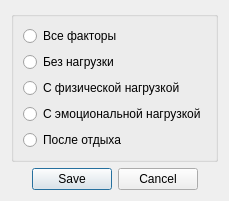
<?xml version="1.0" encoding="UTF-8"?>
<ui version="4.0">
 <class>DialogStds</class>
 <widget class="QDialog" name="DialogStds">
  <property name="windowModality">
   <enum>Qt::WindowModal</enum>
  </property>
  <property name="geometry">
   <rect>
    <x>0</x>
    <y>0</y>
    <width>300</width>
    <height>252</height>
   </rect>
  </property>
  <property name="sizePolicy">
   <sizepolicy hsizetype="Fixed" vsizetype="Fixed">
    <horstretch>0</horstretch>
    <verstretch>0</verstretch>
   </sizepolicy>
  </property>
  <property name="minimumSize">
   <size>
    <width>250</width>
    <height>0</height>
   </size>
  </property>
  <property name="maximumSize">
   <size>
    <width>300</width>
    <height>16777215</height>
   </size>
  </property>
  <property name="windowTitle">
   <string>Групповой отчет</string>
  </property>
  <layout class="QVBoxLayout" name="verticalLayout">
   <property name="sizeConstraint">
    <enum>QLayout::SetFixedSize</enum>
   </property>
   <item>
    <layout class="QHBoxLayout" name="horizontalLayout">
     <item>
      <layout class="QVBoxLayout" name="layout_stds"/>
     </item>
     <item>
      <widget class="QGroupBox" name="group_box">
       <property name="title">
        <string/>
       </property>
       <layout class="QVBoxLayout" name="verticalLayout_3">
        <property name="sizeConstraint">
         <enum>QLayout::SetFixedSize</enum>
        </property>
        <item>
         <widget class="QRadioButton" name="btn_all">
          <property name="text">
           <string>Все факторы</string>
          </property>
         </widget>
        </item>
        <item>
         <widget class="QRadioButton" name="btn_0">
          <property name="text">
           <string>Без нагрузки</string>
          </property>
         </widget>
        </item>
        <item>
         <widget class="QRadioButton" name="btn_1">
          <property name="text">
           <string>С физической нагрузкой</string>
          </property>
         </widget>
        </item>
        <item>
         <widget class="QRadioButton" name="btn_2">
          <property name="text">
           <string>С эмоциональной нагрузкой</string>
          </property>
         </widget>
        </item>
        <item>
         <widget class="QRadioButton" name="btn_3">
          <property name="text">
           <string>После отдыха</string>
          </property>
         </widget>
        </item>
       </layout>
      </widget>
     </item>
    </layout>
   </item>
   <item>
    <widget class="QDialogButtonBox" name="buttons">
     <property name="orientation">
      <enum>Qt::Horizontal</enum>
     </property>
     <property name="standardButtons">
      <set>QDialogButtonBox::Cancel|QDialogButtonBox::Save</set>
     </property>
     <property name="centerButtons">
      <bool>true</bool>
     </property>
    </widget>
   </item>
  </layout>
 </widget>
 <resources/>
 <connections>
  <connection>
   <sender>buttons</sender>
   <signal>accepted()</signal>
   <receiver>DialogStds</receiver>
   <slot>accept()</slot>
   <hints>
    <hint type="sourcelabel">
     <x>248</x>
     <y>254</y>
    </hint>
    <hint type="destinationlabel">
     <x>157</x>
     <y>274</y>
    </hint>
   </hints>
  </connection>
  <connection>
   <sender>buttons</sender>
   <signal>rejected()</signal>
   <receiver>DialogStds</receiver>
   <slot>reject()</slot>
   <hints>
    <hint type="sourcelabel">
     <x>316</x>
     <y>260</y>
    </hint>
    <hint type="destinationlabel">
     <x>286</x>
     <y>274</y>
    </hint>
   </hints>
  </connection>
 </connections>
</ui>
